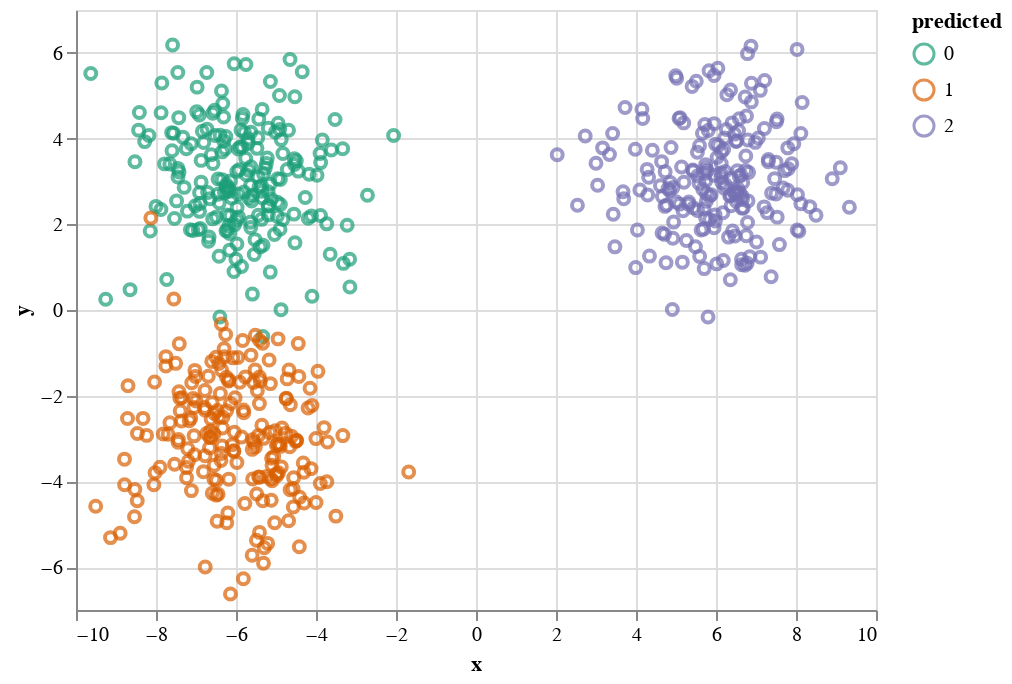

The cell this chart's notebook holds for it:
### Markdown cell above
Taking a first look at the data, it seems pretty easy to cluster with the right information.

### Code cell
p = AltairPlotter()
p.assignments(data.xs, data.ys)

### Figure 1 — Vega-Lite specification as saved in the notebook (floating-point values rounded to 4 significant figures; data arrays with more than 128 entries replaced by an {"elided": "..."} marker saying what was removed)
{"config": {"view": {"continuousWidth": 400, "continuousHeight": 300}}, "data": {"name": "data-8933f444462a1ed38a5673467154a7d2"}, "mark": "point", "encoding": {"color": {"type": "nominal", "field": "predicted", "scale": {"scheme": "dark2"}}, "x": {"type": "quantitative", "field": "x"}, "y": {"type": "quantitative", "field": "y"}}, "$schema": "https://vega.github.io/schema/vega-lite/v4.8.1.json", "datasets": {"data-8933f444462a1ed38a5673467154a7d2": {"elided": "600 records"}}}
